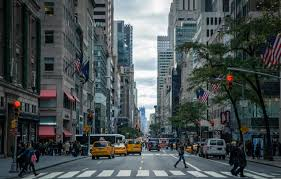
#> input picture urban-city.jpg, 281 x 179 px
$ jupyter execute --allow-errors edge-detection.ipynb   (older library calls are emulated)
#> lines starting #> are read from the running program, lines starting #| are printed output that depends on the picture
# Ex. No: 06
## Edge Detection using opencv

**Name :** JAGANNIVASH U M    **Reg. No :** 212224240059   **Slot No :** T2-J6

[cell 1]
import cv2
import numpy as np
import matplotlib.pyplot as plt

[cell 2]
image = cv2.imread('urban-city.jpg')
#> image is the input picture: shape (179, 281, 3); mean B, G, R 81.6, 80.5, 72.7

[cell 3]
gray_image = cv2.cvtColor(image, cv2.COLOR_BGR2GRAY)
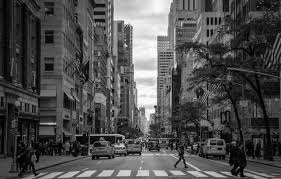
#> gray_image: shape (179, 281); min 0, max 255, mean 78.3

[cell 4]
sobelx  = cv2.Sobel(src = gray_image, ddepth = cv2.CV_64F, dx = 1, dy = 0, ksize = 3)
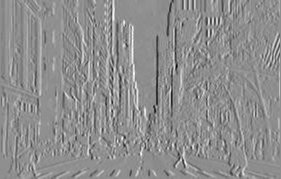
#> sobelx: shape (179, 281) float64; min -787, max 620, mean 0.5; drawn with min black and max white
sobely  = cv2.Sobel(src = gray_image, ddepth = cv2.CV_64F, dx = 0, dy = 1, ksize = 3)
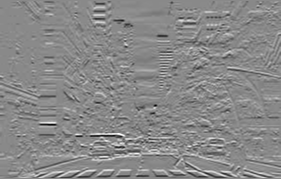
#> sobely: shape (179, 281) float64; min -715, max 615, mean 0; drawn with min black and max white

sobelx = cv2.Sobel(gray_image, cv2.CV_64F, 1, 0, ksize=3)
sobely = cv2.Sobel(gray_image, cv2.CV_64F, 0, 1, ksize=3)
sobel_combined = cv2.magnitude(sobelx, sobely)
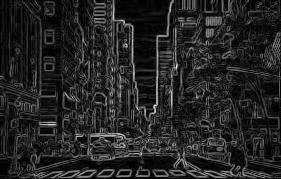
#> sobel_combined: shape (179, 281) float64; min 0, max 795.6, mean 115.3; drawn with min black and max white

[cell 5]
plt.figure(figsize = (12, 16))
plt.subplot(321); plt.axis('on'); plt.imshow(image[:,:,::-1]); plt.title('Original')
plt.subplot(322); plt.axis('on'); plt.imshow(gray_image, cmap='gray');plt.title('Grayscale')
plt.subplot(323); plt.axis('on'); plt.imshow(sobelx);plt.title('Sobel-X Edge Map')
plt.subplot(324); plt.axis('on'); plt.imshow(sobely);plt.title('Sobel-Y Edge Map');
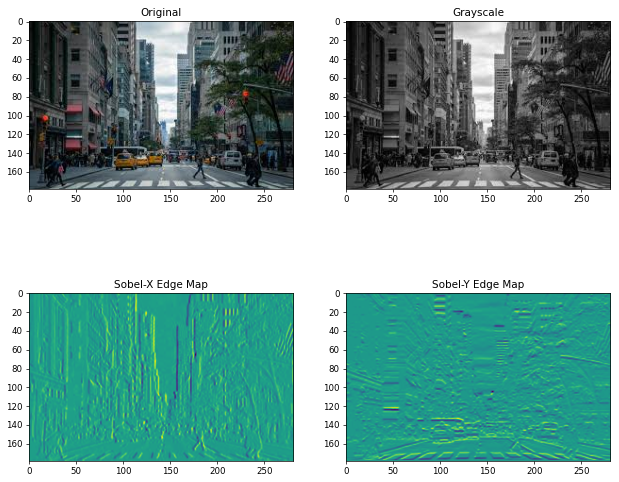
#> figure drawn by matplotlib, 4 panels

[cell 6]
plt.figure(figsize = (12, 16))
plt.axis('off'); plt.imshow(sobel_combined, cmap='gray' ); plt.title('sobel_combined ');

[cell 7]
gray_image = cv2.cvtColor(image, cv2.COLOR_BGR2GRAY)

[cell 8]
laplacian = cv2.Laplacian(gray_image, cv2.CV_64F)
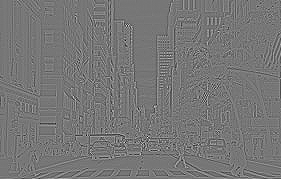
#> laplacian: shape (179, 281) float64; min -390, max 446, mean -0.1; drawn with min black and max white

[cell 9]
plt.figure(figsize = (12, 16))
plt.subplot(121); plt.axis('off'); plt.imshow(gray_image, cmap='gray'); plt.title('Inputimage (Gray Image)')

plt.subplot(122);plt.imshow(laplacian, cmap='gray');plt.axis('off'); plt.title('Output Image (laplacian)');
